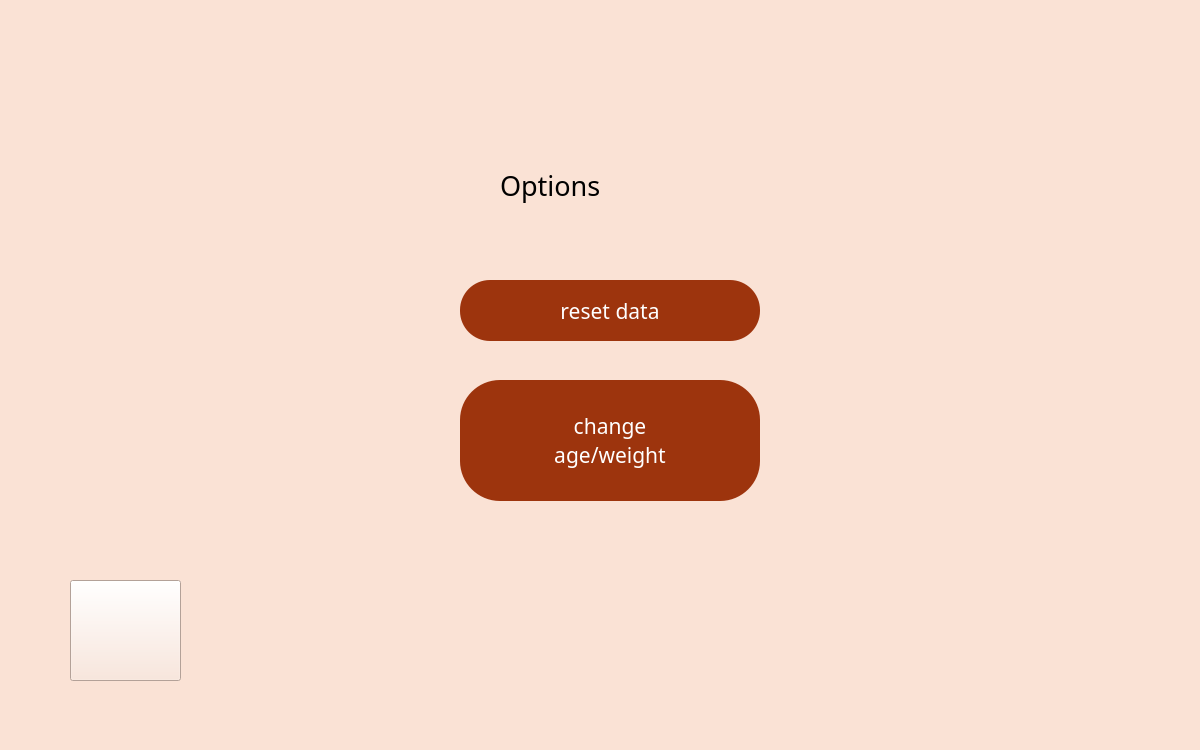
<?xml version="1.0" encoding="UTF-8"?>
<ui version="4.0">
 <class>MainWindow</class>
 <widget class="QMainWindow" name="MainWindow">
  <property name="geometry">
   <rect>
    <x>0</x>
    <y>0</y>
    <width>1200</width>
    <height>750</height>
   </rect>
  </property>
  <property name="font">
   <font>
    <family>더잠실 4 Medium</family>
    <pointsize>20</pointsize>
   </font>
  </property>
  <property name="windowTitle">
   <string>MainWindow</string>
  </property>
  <property name="styleSheet">
   <string notr="true">background-color: rgb(250, 226, 213);</string>
  </property>
  <widget class="QWidget" name="centralwidget">
   <widget class="QLabel" name="label">
    <property name="geometry">
     <rect>
      <x>10</x>
      <y>0</y>
      <width>331</width>
      <height>131</height>
     </rect>
    </property>
    <property name="styleSheet">
     <string notr="true">border-image: url(:/images/logo.png);</string>
    </property>
    <property name="text">
     <string/>
    </property>
   </widget>
   <widget class="QPushButton" name="button_reset">
    <property name="geometry">
     <rect>
      <x>460</x>
      <y>280</y>
      <width>300</width>
      <height>61</height>
     </rect>
    </property>
    <property name="font">
     <font>
      <family>더잠실 2 Light</family>
      <pointsize>16</pointsize>
     </font>
    </property>
    <property name="styleSheet">
     <string notr="true">border-radius: 30px;
background-color: rgb(157,52,13);
color:rgb(255,255,255);</string>
    </property>
    <property name="text">
     <string>reset data</string>
    </property>
   </widget>
   <widget class="QPushButton" name="button_changeInfo">
    <property name="geometry">
     <rect>
      <x>460</x>
      <y>380</y>
      <width>300</width>
      <height>121</height>
     </rect>
    </property>
    <property name="font">
     <font>
      <family>더잠실 2 Light</family>
      <pointsize>16</pointsize>
     </font>
    </property>
    <property name="styleSheet">
     <string notr="true">border-radius: 40px;
background-color: rgb(157,52,13);
color:rgb(255,255,255);</string>
    </property>
    <property name="text">
     <string>change
age/weight</string>
    </property>
   </widget>
   <widget class="QLabel" name="label_2">
    <property name="geometry">
     <rect>
      <x>500</x>
      <y>140</y>
      <width>201</width>
      <height>91</height>
     </rect>
    </property>
    <property name="font">
     <font>
      <family>더잠실 4 Medium</family>
      <pointsize>20</pointsize>
     </font>
    </property>
    <property name="text">
     <string>Options</string>
    </property>
   </widget>
   <widget class="QPushButton" name="button_back">
    <property name="geometry">
     <rect>
      <x>70</x>
      <y>580</y>
      <width>111</width>
      <height>101</height>
     </rect>
    </property>
    <property name="styleSheet">
     <string notr="true">border-image: url(:/images/arrow.png);</string>
    </property>
    <property name="text">
     <string/>
    </property>
   </widget>
  </widget>
  <widget class="QMenuBar" name="menubar">
   <property name="geometry">
    <rect>
     <x>0</x>
     <y>0</y>
     <width>1200</width>
     <height>38</height>
    </rect>
   </property>
  </widget>
  <widget class="QStatusBar" name="statusbar"/>
 </widget>
 <resources>
  <include location="Resource_1.qrc"/>
 </resources>
 <connections/>
</ui>
